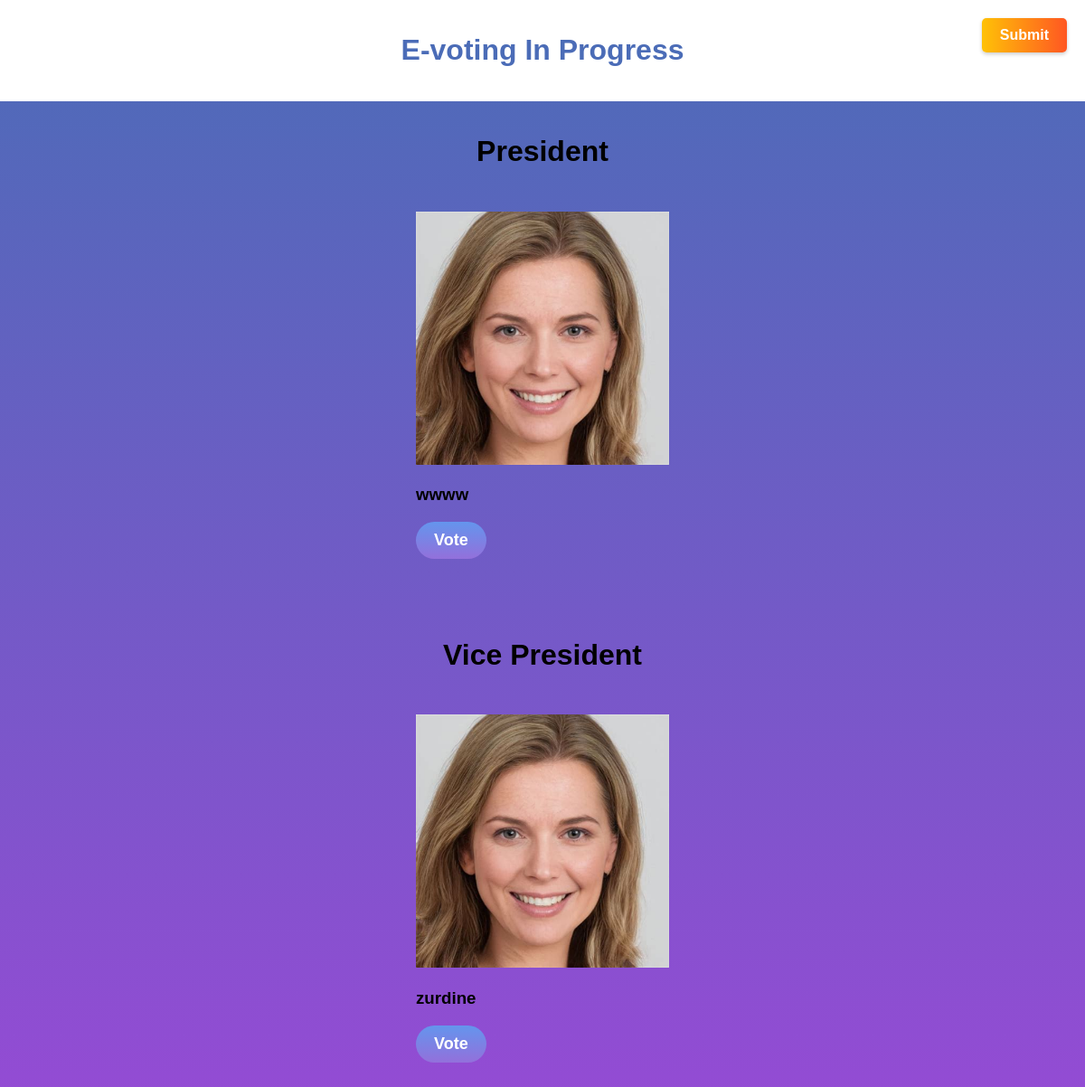
The page /vote on the database as committed earlier.
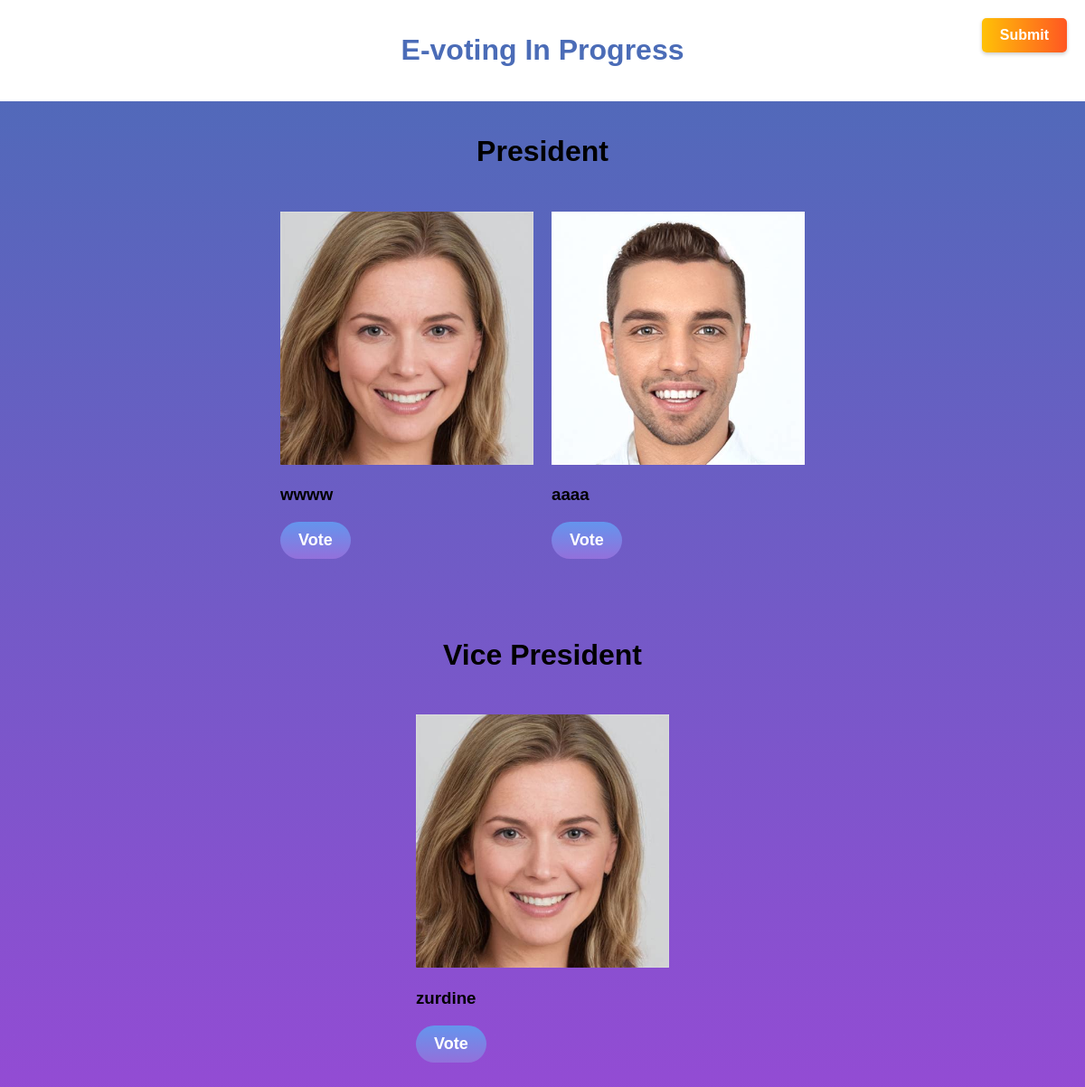
The same page on the database as committed later.
### votingapp/models.py (models this page shows, shortened)
class VoteNominee(models.Model):
    name = models.CharField(max_length=255)
    photo = models.ImageField(upload_to='static/nomineephotos')
    position = models.CharField(max_length=100)
    votes = models.IntegerField(default=0)

### votingapp/views.py (the view, shortened to what this page needs)
# urls.py: path('vote', vote, name='vote'),
def vote(request):
    if request.method == 'GET':
        nominees = VoteNominee.objects.all()
        president = list()
        vice = list()
        for nom in nominees:
            if nom.position == 'president':
                president.append(nom)
            else:
                vice.append(nom)
        context = {'presidents':president, 'vices':vice}
        return render(request, 'vote.html', context)

### votingapp/templates/vote.html (shortened to what this page needs)
{% extends 'baselayout.html' %}
{% load static %}
{% block links %}
<link href="{% static 'css/vote.css' %}" rel="stylesheet" type="text/css">
{% endblock links %}
{% block body %}
<header><div class="banner">
    <h1>E-voting In Progress</h1>
</div></header>
<div>
  <div class="pos-banner">
    <h1>President</h1>
</div>
<div class="main-content1">
  {% if presidents %}
  {% for pres in presidents %}
<div class="vote-option voting-div">
    <img class="voting-image" src="{{pres.photo}}" alt="Image 1">
  <h3 class="name">{{pres.name}}</h3>
    <button   class="voting-button">Vote</button>
  </div>
  {% endfor %}
  {% else %}
  <div>
  <div class="pos-banner">
    <h1>No president in database</h1>
</div>
  {% endif %}
</div>
</div>
<div>
  <div class="pos-banner">
    <h1>Vice President</h1>
</div>
<div class="main-content2">
  {% if vices %}
  {% for vice in vices %}
<div class=" voting-div v2">
    <img class="voting-image" src="{{vice.photo}}" alt="Image ">
  <h3 class="name">{{vice.name}}</h3>
    <button   class=" vb2">Vote</button>
  </div>
  {% endfor %}
  {% else %}
  <div>
  <div class="pos-banner">
    <h1>No president in database</h1>
</div>
  {% endif %}
</div>
</div>
  <form id="vote-form" method="post" enctype="multipart/form-data">
    <button id="submit-button" class="submit-button">Submit</button>
  </form>
{% endblock body %}

Rows that differ between the two databases and show on the page:
added VoteNominee: photo (picture), name "aaaa", shown under "President"
